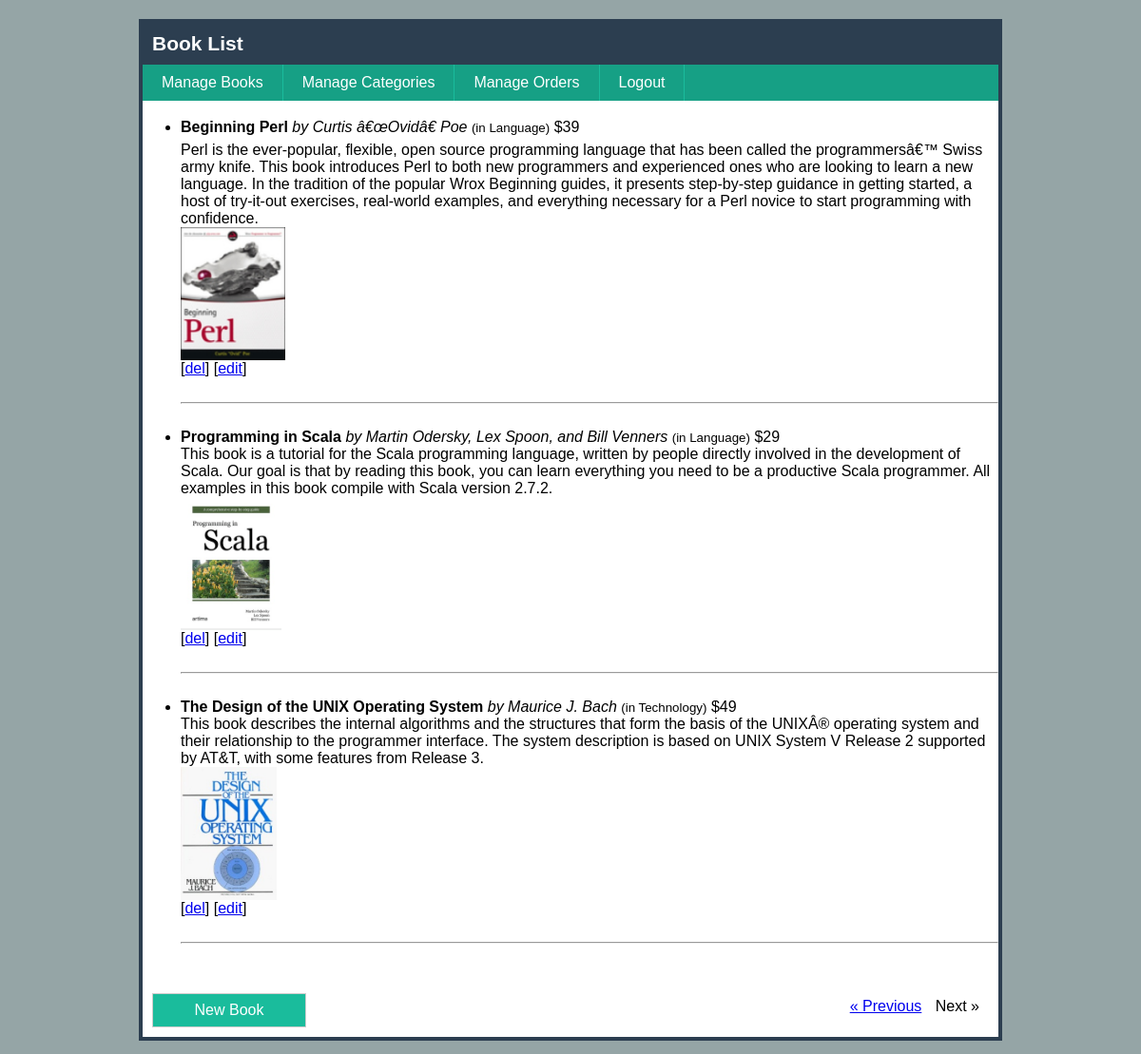
/admin/book-list.php?start=3 (signed in), run on the app's committed database.
### tables this page shows
CREATE TABLE IF NOT EXISTS `books` (
  `id` int(11) NOT NULL AUTO_INCREMENT,
  `title` varchar(255) NOT NULL,
  `author` varchar(255) NOT NULL,
  `price` int(11) NOT NULL,
  `category_id` int(11) NOT NULL,
  `summary` text NOT NULL,
  `cover` text NOT NULL,
  `created_date` datetime NOT NULL,
  `modified_date` datetime NOT NULL,
  PRIMARY KEY (`id`)
);

CREATE TABLE IF NOT EXISTS `categories` (
  `id` int(11) NOT NULL AUTO_INCREMENT,
  `name` varchar(255) NOT NULL,
  `remark` text NOT NULL,
  `created_date` datetime NOT NULL,
  `modified_date` datetime NOT NULL,
  PRIMARY KEY (`id`)
);

### admin/book-list.php (the view, shortened to what this page needs)
<?php
  	include("confs/config.php");
  $total = mysqli_query($conn,"SELECT id FROM books");
  $total = mysqli_num_rows($total);
	$limit = 3;
	$start = 0;
	if(isset($_GET['start'])) {
		$start = $_GET['start'];
	}
	$next = $start + $limit;
	$prev = $start - $limit;
  $result = mysqli_query($conn,"SELECT books.*, categories.name FROM books LEFT JOIN categories ON books.category_id = categories.id ORDER BY books.created_date DESC LIMIT $start, $limit");
?>
<!DOCTYPE html>
<html>
<head>
	<link rel="stylesheet" href="css/style.css">
</head>
<body>
	<h1>Book List</h1>
	<ul class="menu">
	  <li><a href="book-list.php">Manage Books</a></li>
	  <li><a href="cat-list.php">Manage Categories</a></li>
	  <li><a href="orders.php">Manage Orders</a></li>
	  <li><a href="logout.php">Logout</a></li>
	</ul>
	<ul class="books">
		<?php while($row = mysqli_fetch_assoc($result)): ?>
			<li>
				<b><?php echo $row['title'] ?></b>
				<i>by <?php echo $row['author'] ?></i>
				<small>(in <?php echo $row['name'] ?>)</small>
				<span>$<?php echo $row['price'] ?></span>
				<div><?php echo $row['summary'] ?></div>
				<img src="covers/<?php echo $row['cover']?>" alt="" align="center" height="140"><br>
				[<a href="book-del.php?id=<?php echo $row['id']?>" class="del">del</a>]
				[<a href="book-edit.php?id=<?php echo $row['id']?>">edit</a>]
			</li>
			<br>
			<hr><br>
		<?php endwhile; ?>
	</ul>
	<a href="book-new.php" class="new">New Book</a>
	<div class="paging">
		<?php if($prev < 0): ?>
			<span>&laquo; Previous</span>
			<?php else: ?>
				<a href="?start=<?= $prev ?>">&laquo; Previous</a>
			<?php endif; ?>
		<?php if($next >= $total): ?>
			<span>Next &raquo;</span>
			<?php else: ?>
			<a href="?start=<?= $next ?>">Next &raquo;</a>
		<?php endif; ?>
	</div>
<br style="clear:both">
</body>
</html>

### admin/css/style.css (style rules this page uses)
html { background: #95A5A6; }
body { font-family: Arial, Helvetica, sans-serif; width: 900px; background: #fff; border: 4px solid #2C3E50; margin: 20px auto; }
h1 { padding: 10px; font-size: 21px; background: #2C3E50; margin: 0; color: #fff; }
a.new { display: block; padding: 8px 0; text-align: center; width: 160px; margin: 10px; color: #fff; background: #1ABC9C; border: 1px solid #ccc; text-decoration: none; }
ul.menu { list-style: none; margin: 0; padding: 0; overflow: hidden; background: #16A085; }
ul.menu li { float: left; border-right: 1px solid #1ABC9C; }
ul.menu a { display: block; padding: 10px 20px; text-decoration: none; color: #fff; }
a.new { float: left; }
div.paging { float: right; margin: 15px 20px 0 0; }
div.paging a, div.paging span { margin-left: 10px; }

### data on the page
books: title "Beginning Perl", author "Curtis â€œOvidâ€ Poe", category.name "Language", price "39", summary "Perl is the ever-popular, flexible, open source programming language that has been called the programmersâ€™ Swiss army knife. This book introduces Perl to both new programmers and experienced ones who are looking to learn a new language. In the tradition of the popular Wrox Beginning guides, it presents step-by-step guidance in getting started, a host of try-it-out exercises, real-world examples, and everything necessary for a Perl novice to start programming with confidence.", cover (picture)
books: title "Programming in Scala", author "Martin Odersky, Lex Spoon, and Bill Venners", category.name "Language", price "29", summary "This book is a tutorial for the Scala programming language, written by people directly involved in the development of Scala. Our goal is that by reading this book, you can learn everything you need to be a productive Scala programmer. All examples in this book compile with Scala version 2.7.2.", cover (picture)
books: title "The Design of the UNIX Operating System", author "Maurice J. Bach", category.name "Technology", price "49", summary "This book describes the internal algorithms and the structures that form the basis of the UNIXÂ® operating system and their relationship to the programmer interface. The system description is based on UNIX System V Release 2 supported by AT&T, with some features from Release 3.", cover (picture)
